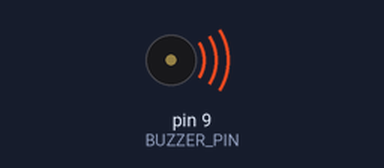
A sketch run on a simulated Arduino Uno, built with avr-gcc and run on an emulated ATmega328P. Parts: buzzer (waves = sounding).

Above: at 0.2 s.
At 3.48 s:
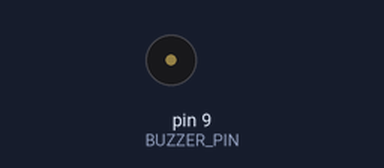
Timing chart, 0 to 5.9 s (numbered marks = the images above):
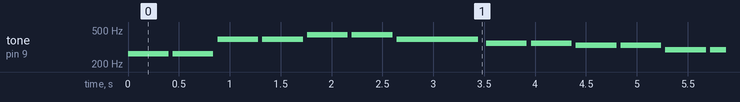

The sketch:

melody.ino
```cpp
const int BUZZER_PIN = 9;  // 蜂鳴器接在 9 腳位（PWM）

// 定義音符頻率
#define NOTE_C4  262
#define NOTE_D4  294
#define NOTE_E4  330
#define NOTE_F4  349
#define NOTE_G4  392
#define NOTE_A4  440
#define NOTE_B4  494
#define NOTE_C5  523

// 小星星旋律
int melody[] = {
  NOTE_C4, NOTE_C4, NOTE_G4, NOTE_G4, NOTE_A4, NOTE_A4, NOTE_G4,
  NOTE_F4, NOTE_F4, NOTE_E4, NOTE_E4, NOTE_D4, NOTE_D4, NOTE_C4
};

// 音符持續時間（毫秒）
int noteDurations[] = {
  400, 400, 400, 400, 400, 400, 800,
  400, 400, 400, 400, 400, 400, 800
};

void setup() {
  pinMode(BUZZER_PIN, OUTPUT);
}

void loop() {
  playMelody();
  delay(2000);  // 播放完等待 2 秒
}

void playMelody() {
  for (int i = 0; i < sizeof(melody) / sizeof(melody[0]); i++) {
    int duration = noteDurations[i];
    tone(BUZZER_PIN, melody[i], duration);

    // 音符之間要有短暫停頓
    delay(duration * 1.1);
    noTone(BUZZER_PIN);
  }
}
```

Measured:
- by itself, tone on pin 9 (BUZZER_PIN): plays 262 Hz for 0.40 s, 262 Hz for 0.40 s, 392 Hz for 0.40 s, 392 Hz for 0.40 s, 440 Hz for 0.40 s, 440 Hz for 0.40 s … (203 notes in this stretch)
